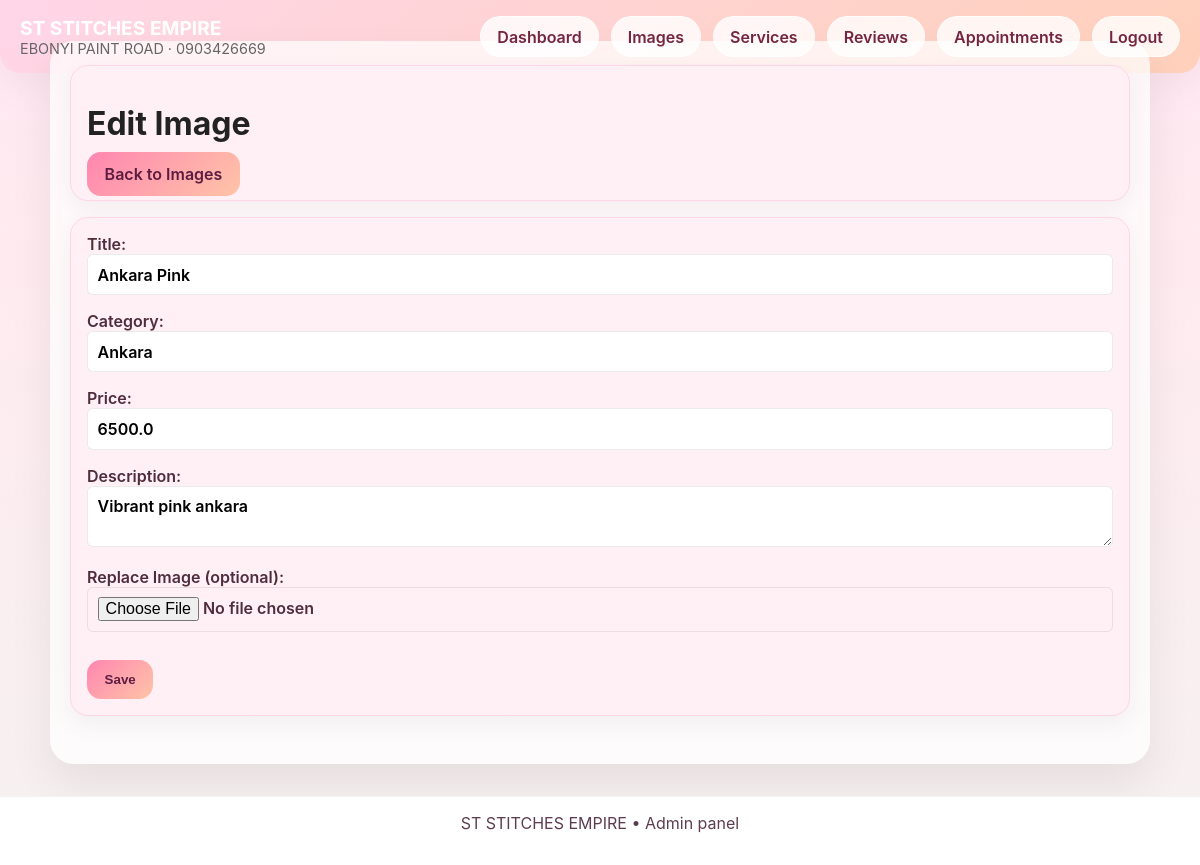
/admin/images/edit/2 (signed in), run on an earlier commit of the app's database.
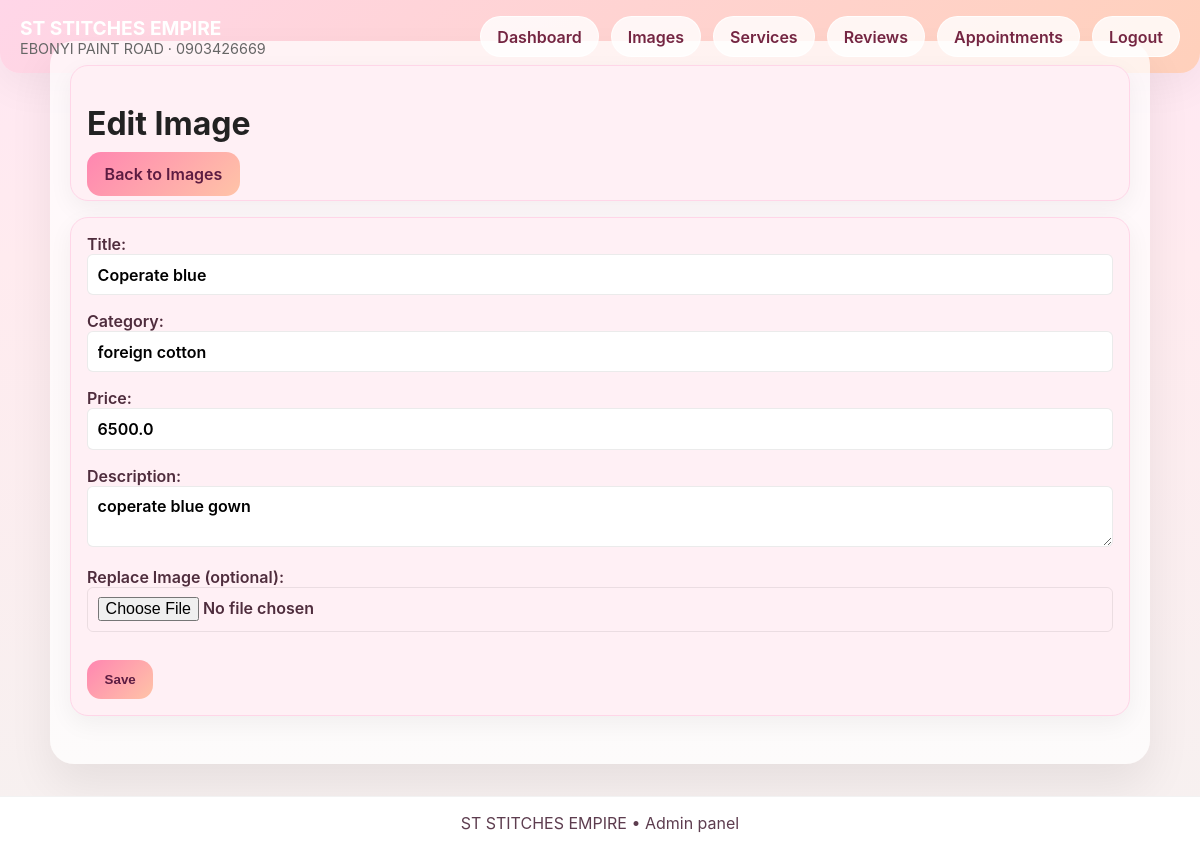
And on a later commit of the database.
### app/models.py (models this page shows)
class Gallery(Base):
    __tablename__ = "gallery"
    id = Column(Integer, primary_key=True, index=True)
    title = Column(String, nullable=False)
    category = Column(String, nullable=False)
    price = Column(Float, nullable=False)
    description = Column(Text)
    image = Column(String, nullable=False)

### app/images.py (the view)
@router.get('/admin/images/edit/{image_id}')
def edit_image_page(request: Request, image_id: int, user=Depends(get_current_admin)):
    db = SessionLocal()
    try:
        img = db.query(Gallery).filter(Gallery.id == image_id).first()
    finally:
        db.close()
    if not img:
        return RedirectResponse(url='/admin/images')
    return templates.TemplateResponse(request, 'edit_image.html', {"request": request, "image": img, "user": user})

### templates/edit_image.html
{% extends 'admin_base.html' %}
{% block content %}
  <div class="admin-card">
    <h1>Edit Image</h1>
    <a class="admin-button" href="/admin/images">Back to Images</a>
  </div>
  <div class="admin-card">
    <form action="/admin/images/edit/{{ image.id }}" method="post" enctype="multipart/form-data">
      <label>Title:<input type="text" name="title" value="{{ image.title }}" required></label>
      <label>Category:<input type="text" name="category" value="{{ image.category }}" required></label>
      <label>Price:<input type="number" step="0.01" name="price" value="{{ image.price }}" required></label>
      <label>Description:<textarea name="description">{{ image.description }}</textarea></label>
      <label>Replace Image (optional):<input type="file" name="image" accept="image/*"></label>
      <button class="admin-button" type="submit">Save</button>
    </form>
  </div>
{% endblock %}

What changed in the data, as far as the page shows it:
changed Gallery: title "Ankara Pink" → "Coperate blue"; category "Ankara" → "foreign cotton"; description "Vibrant pink ankara" → "coperate blue gown"
